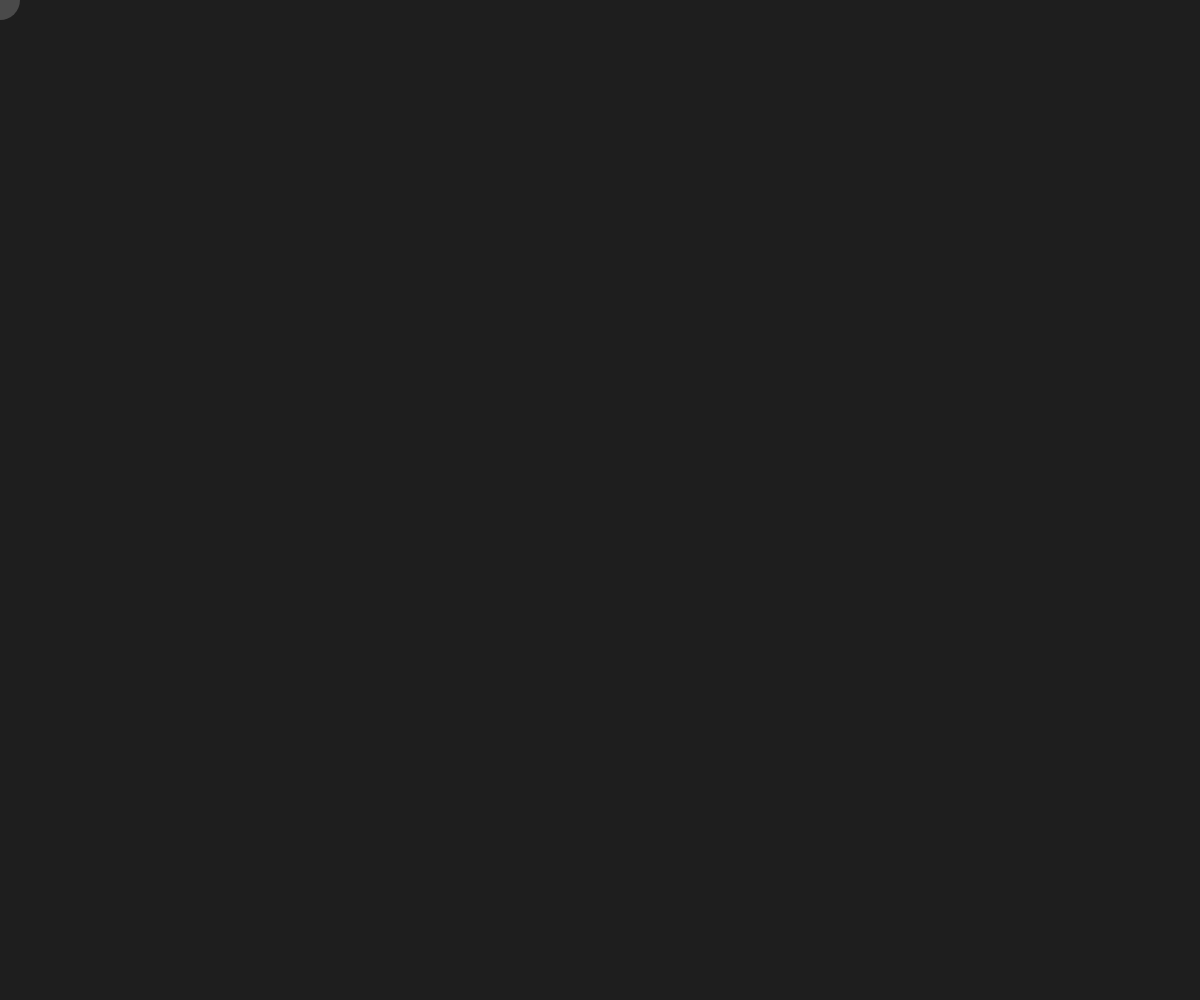
Frame 1 (no input)
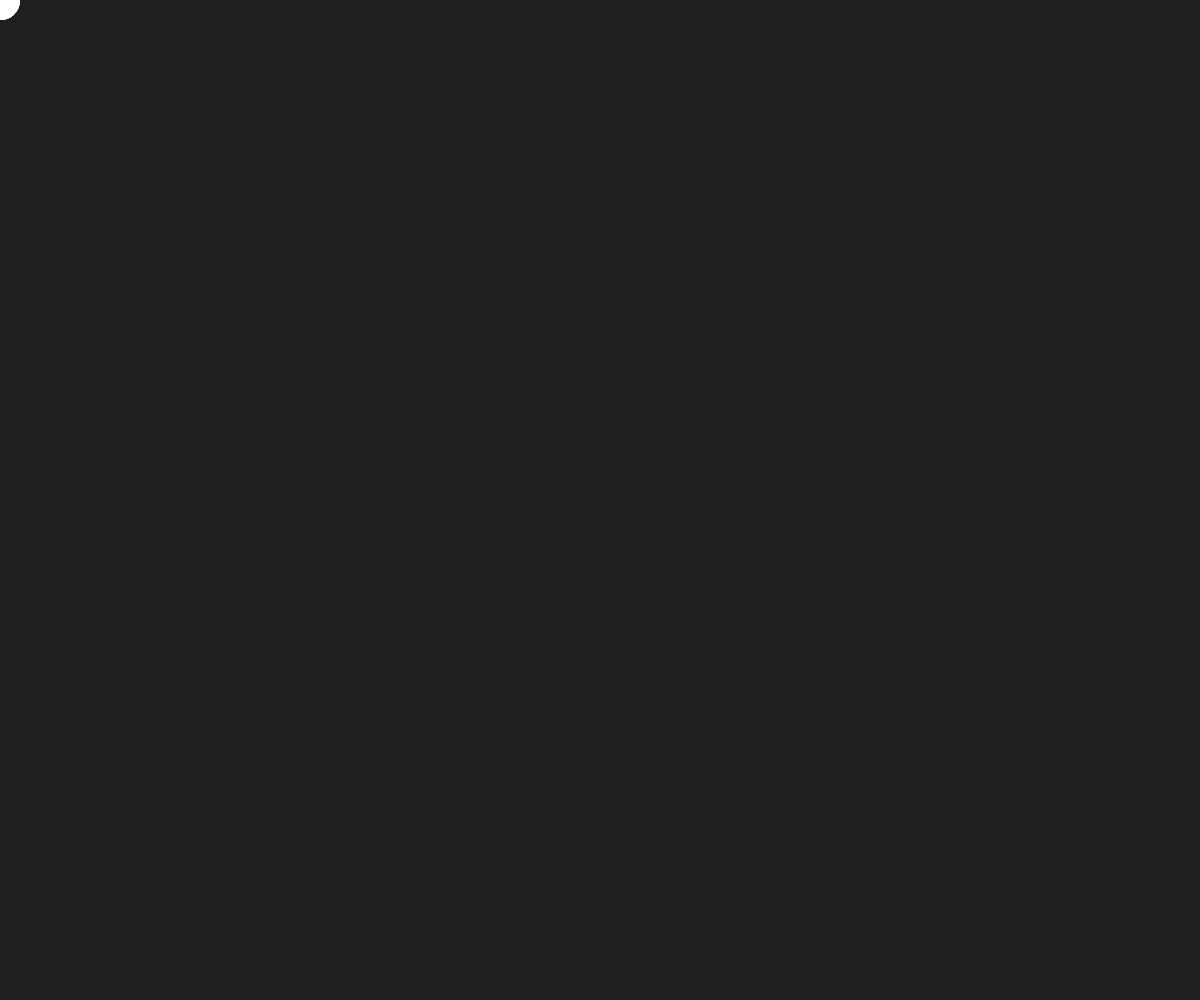
Frame 60 (no input)
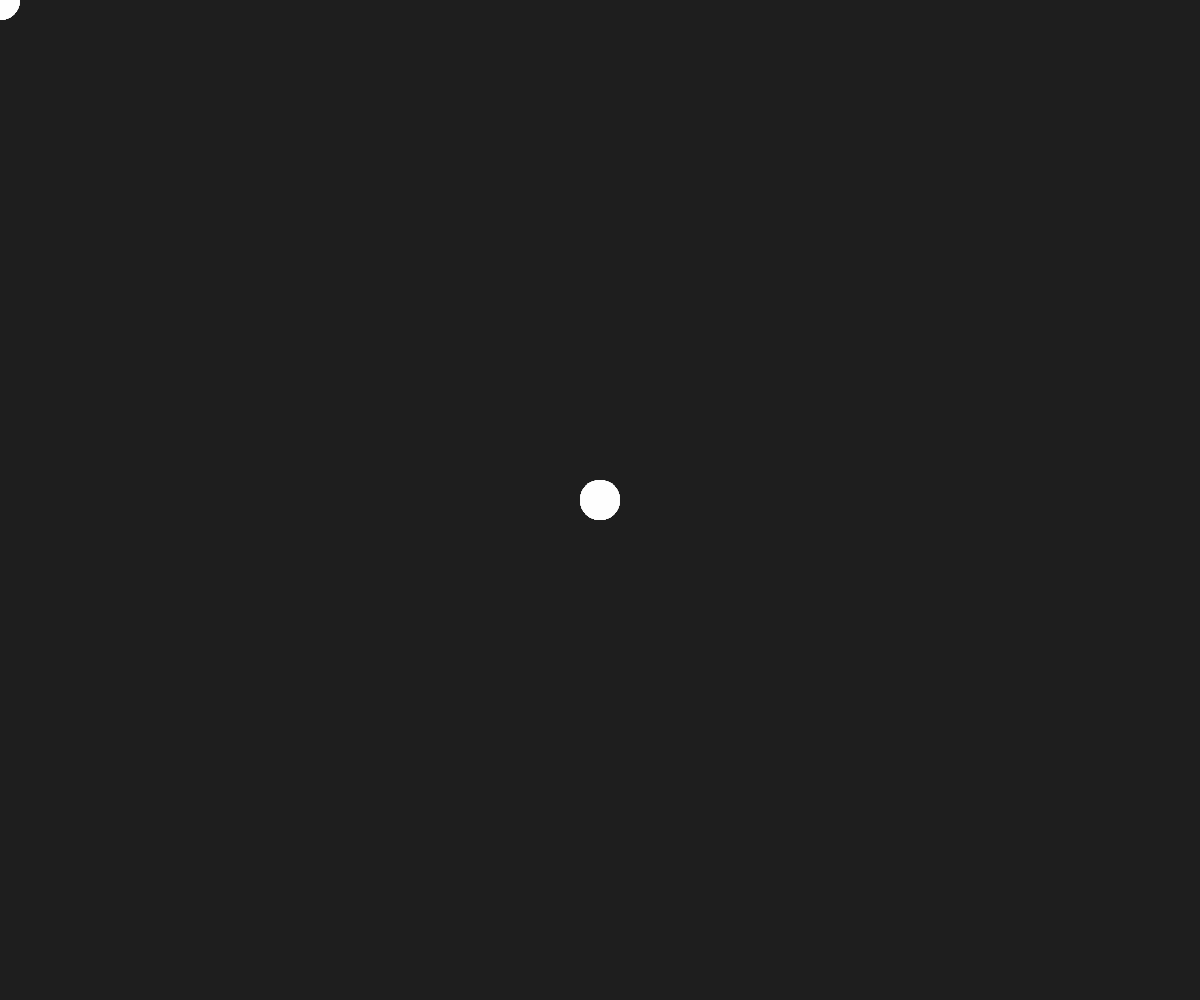
Frame 120 (the mouse pressed at the canvas centre since frame 60)

The p5.js sketch that drew these frames (run headless with seeded random() and noise() and a simulated clock; from frame 60 on, the mouse is pressed at the canvas centre):

// p5.js sketch
// ── sketch.js
// sketch.js
function setup() {
    createCanvas(windowWidth, windowHeight);
    background(30);
}

function draw() {
    fill(255, 50);
    noStroke();
    ellipse(mouseX, mouseY, 40, 40);
}

function windowResized() {
    resizeCanvas(windowWidth, windowHeight);
}
// ── style.css
html, body {
  margin: 0;
  padding: 0;
}
canvas {
  display: block;
}

main {
  margin: auto;
  max-width: 600px;
  padding-top: 2rem;
}
h1 {
  font-size: 3rem;
}
p{
  font-size: 1.4rem;
  margin-top: 2rem;
  margin-bottom: 3rem;
  line-height: 1.2;
}
canvas {
  border-radius: 1rem;
  margin: auto;
}
body {
  background: #ECE6EF;
}

.footer {
  margin-top: 4rem;
  padding-top: 1rem;
  padding-bottom: 1rem;
  text-align: center;
}
